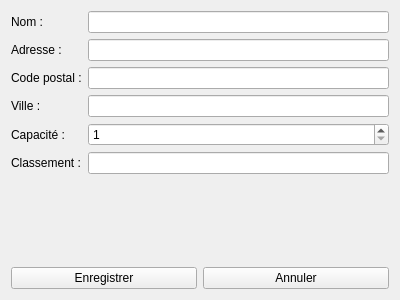
<?xml version="1.0" encoding="UTF-8"?>
<ui version="4.0">
 <class>NewLogementForm</class>
 <widget class="QWidget" name="NewLogementForm">
  <property name="geometry">
   <rect>
    <x>0</x>
    <y>0</y>
    <width>400</width>
    <height>300</height>
   </rect>
  </property>
  <property name="windowTitle">
   <string>Saisir un nouveau logement</string>
  </property>
  <layout class="QVBoxLayout" name="verticalLayout">
   <item>
    <layout class="QFormLayout" name="formLayout">
     <property name="fieldGrowthPolicy">
      <enum>QFormLayout::AllNonFixedFieldsGrow</enum>
     </property>
     <property name="labelAlignment">
      <set>Qt::AlignLeft</set>
     </property>
     <property name="formAlignment">
      <set>Qt::AlignHCenter|Qt::AlignTop</set>
     </property>
     <item row="0" column="0">
      <widget class="QLabel" name="label_nom">
       <property name="text">
        <string>Nom :</string>
       </property>
      </widget>
     </item>
     <item row="0" column="1">
      <widget class="QLineEdit" name="input_nom"/>
     </item>
     <item row="1" column="0">
      <widget class="QLabel" name="label_adresse">
       <property name="text">
        <string>Adresse :</string>
       </property>
      </widget>
     </item>
     <item row="1" column="1">
      <widget class="QLineEdit" name="input_adresse"/>
     </item>
     <item row="2" column="0">
      <widget class="QLabel" name="label_code_postal">
       <property name="text">
        <string>Code postal :</string>
       </property>
      </widget>
     </item>
     <item row="2" column="1">
      <widget class="QLineEdit" name="input_code_postal"/>
     </item>
     <item row="3" column="0">
      <widget class="QLabel" name="label_ville">
       <property name="text">
        <string>Ville :</string>
       </property>
      </widget>
     </item>
     <item row="3" column="1">
      <widget class="QLineEdit" name="input_ville"/>
     </item>
     <item row="4" column="0">
      <widget class="QLabel" name="label_capacite">
       <property name="text">
        <string>Capacité :</string>
       </property>
      </widget>
     </item>
     <item row="4" column="1">
      <widget class="QSpinBox" name="input_capacite">
       <property name="minimum">
        <number>1</number>
       </property>
       <property name="maximum">
        <number>50</number>
       </property>
      </widget>
     </item>
     <item row="5" column="0">
      <widget class="QLabel" name="label_classement">
       <property name="text">
        <string>Classement :</string>
       </property>
      </widget>
     </item>
     <item row="5" column="1">
      <widget class="QLineEdit" name="input_classement"/>
     </item>
    </layout>
   </item>
   <item>
    <layout class="QHBoxLayout" name="buttonLayout">
     <item>
      <widget class="QPushButton" name="button_save">
       <property name="text">
        <string>Enregistrer</string>
       </property>
      </widget>
     </item>
     <item>
      <widget class="QPushButton" name="button_cancel">
       <property name="text">
        <string>Annuler</string>
       </property>
      </widget>
     </item>
    </layout>
   </item>
  </layout>
 </widget>
 <resources/>
 <connections/>
</ui>
